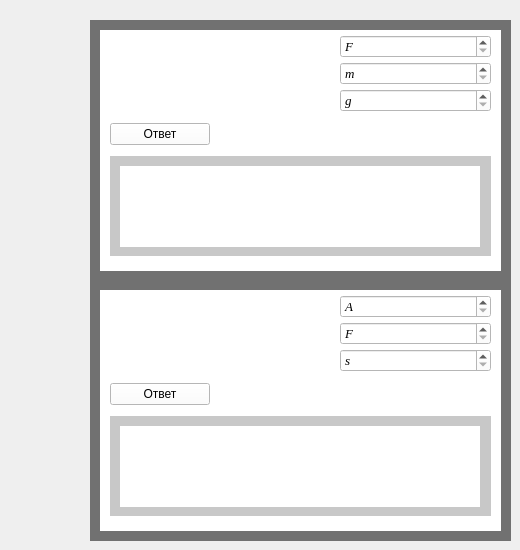
      <widget class="QWidget" name="tab_3">
       <attribute name="title">
        <string>механическая работа</string>
       </attribute>
       <widget class="QWidget" name="widget_21" native="true">
        <property name="geometry">
         <rect>
          <x>90</x>
          <y>20</y>
          <width>421</width>
          <height>261</height>
         </rect>
        </property>
        <property name="styleSheet">
         <string notr="true">background-color: rgb(0, 0, 0);
background-color: rgb(113, 113, 113);</string>
        </property>
        <widget class="QWidget" name="widget_22" native="true">
         <property name="geometry">
          <rect>
           <x>10</x>
           <y>10</y>
           <width>401</width>
           <height>241</height>
          </rect>
         </property>
         <property name="styleSheet">
          <string notr="true">background-color: rgb(255, 255, 255);</string>
         </property>
         <widget class="QWidget" name="verticalLayoutWidget_28">
          <property name="geometry">
           <rect>
            <x>10</x>
            <y>0</y>
            <width>381</width>
            <height>231</height>
           </rect>
          </property>
          <layout class="QVBoxLayout" name="verticalLayout_34">
           <item>
            <layout class="QHBoxLayout" name="horizontalLayout_19">
             <property name="spacing">
              <number>50</number>
             </property>
             <item>
              <widget class="QLabel" name="label_37">
               <property name="minimumSize">
                <size>
                 <width>180</width>
                 <height>0</height>
                </size>
               </property>
               <property name="styleSheet">
                <string notr="true">background-color: rgb(255, 255, 255);</string>
               </property>
               <property name="text">
                <string/>
               </property>
               <property name="pixmap">
                <pixmap>D:/Downloads/Снимок экрана (15).png</pixmap>
               </property>
              </widget>
             </item>
             <item>
              <layout class="QVBoxLayout" name="verticalLayout_13">
               <property name="spacing">
                <number>4</number>
               </property>
               <item>
                <widget class="QSpinBox" name="spinBox_35">
                 <property name="font">
                  <font>
                   <family>Times New Roman</family>
                   <pointsize>10</pointsize>
                   <italic>true</italic>
                  </font>
                 </property>
                 <property name="specialValueText">
                  <string>F</string>
                 </property>
                 <property name="maximum">
                  <number>1000000000</number>
                 </property>
                </widget>
               </item>
               <item>
                <widget class="QSpinBox" name="spinBox_33">
                 <property name="font">
                  <font>
                   <family>Times New Roman</family>
                   <pointsize>10</pointsize>
                   <italic>true</italic>
                  </font>
                 </property>
                 <property name="specialValueText">
                  <string>m</string>
                 </property>
                 <property name="maximum">
                  <number>1000000000</number>
                 </property>
                </widget>
               </item>
               <item>
                <widget class="QSpinBox" name="spinBox_34">
                 <property name="font">
                  <font>
                   <family>Times New Roman</family>
                   <pointsize>10</pointsize>
                   <italic>true</italic>
                  </font>
                 </property>
                 <property name="specialValueText">
                  <string>g</string>
                 </property>
                 <property name="maximum">
                  <number>1000000000</number>
                 </property>
                </widget>
               </item>
              </layout>
             </item>
            </layout>
           </item>
           <item>
            <widget class="QPushButton" name="pushButton_6">
             <property name="minimumSize">
              <size>
               <width>100</width>
               <height>0</height>
              </size>
             </property>
             <property name="maximumSize">
              <size>
               <width>100</width>
               <height>16777215</height>
              </size>
             </property>
             <property name="text">
              <string>Ответ</string>
             </property>
            </widget>
           </item>
           <item>
            <widget class="QWidget" name="widget_67" native="true">
             <property name="minimumSize">
              <size>
               <width>0</width>
               <height>100</height>
              </size>
             </property>
             <property name="maximumSize">
              <size>
               <width>400</width>
               <height>100</height>
              </size>
             </property>
             <property name="styleSheet">
              <string notr="true">background-color: rgb(200, 200, 200);</string>
             </property>
             <widget class="QLabel" name="label_32">
              <property name="geometry">
               <rect>
                <x>10</x>
                <y>10</y>
                <width>360</width>
                <height>81</height>
               </rect>
              </property>
              <property name="minimumSize">
               <size>
                <width>360</width>
                <height>0</height>
               </size>
              </property>
              <property name="maximumSize">
               <size>
                <width>360</width>
                <height>16777215</height>
               </size>
              </property>
              <property name="styleSheet">
               <string notr="true">background-color: rgb(255, 255, 255);</string>
              </property>
              <property name="text">
               <string/>
              </property>
             </widget>
            </widget>
           </item>
          </layout>
         </widget>
        </widget>
       </widget>
       <widget class="QWidget" name="widget_23" native="true">
        <property name="geometry">
         <rect>
          <x>90</x>
          <y>280</y>
          <width>421</width>
          <height>261</height>
         </rect>
        </property>
        <property name="styleSheet">
         <string notr="true">background-color: rgb(0, 0, 0);
background-color: rgb(113, 113, 113);</string>
        </property>
        <widget class="QWidget" name="widget_24" native="true">
         <property name="geometry">
          <rect>
           <x>10</x>
           <y>10</y>
           <width>401</width>
           <height>241</height>
          </rect>
         </property>
         <property name="styleSheet">
          <string notr="true">background-color: rgb(255, 255, 255);</string>
         </property>
         <widget class="QWidget" name="verticalLayoutWidget_29">
          <property name="geometry">
           <rect>
            <x>10</x>
            <y>0</y>
            <width>381</width>
            <height>231</height>
           </rect>
          </property>
          <layout class="QVBoxLayout" name="verticalLayout_35">
           <item>
            <layout class="QHBoxLayout" name="horizontalLayout_20">
             <property name="spacing">
              <number>50</number>
             </property>
             <item>
              <widget class="QLabel" name="label_39">
               <property name="minimumSize">
                <size>
                 <width>180</width>
                 <height>0</height>
                </size>
               </property>
               <property name="styleSheet">
                <string notr="true">background-color: rgb(255, 255, 255);</string>
               </property>
               <property name="text">
                <string/>
               </property>
               <property name="pixmap">
                <pixmap>D:/Downloads/Снимок экрана (17).png</pixmap>
               </property>
              </widget>
             </item>
             <item>
              <layout class="QVBoxLayout" name="verticalLayout_36">
               <property name="spacing">
                <number>4</number>
               </property>
               <item>
                <widget class="QSpinBox" name="spinBox_37">
                 <property name="font">
                  <font>
                   <family>Times New Roman</family>
                   <pointsize>10</pointsize>
                   <italic>true</italic>
                  </font>
                 </property>
                 <property name="specialValueText">
                  <string>A</string>
                 </property>
                 <property name="maximum">
                  <number>1000000000</number>
                 </property>
                </widget>
               </item>
               <item>
                <widget class="QSpinBox" name="spinBox_39">
                 <property name="font">
                  <font>
                   <family>Times New Roman</family>
                   <pointsize>10</pointsize>
                   <italic>true</italic>
                  </font>
                 </property>
                 <property name="specialValueText">
                  <string>F</string>
                 </property>
                 <property name="maximum">
                  <number>1000000000</number>
                 </property>
                </widget>
               </item>
               <item>
                <widget class="QSpinBox" name="spinBox_38">
                 <property name="font">
                  <font>
                   <family>Times New Roman</family>
                   <pointsize>10</pointsize>
                   <italic>true</italic>
                  </font>
                 </property>
                 <property name="specialValueText">
                  <string>s</string>
                 </property>
                 <property name="maximum">
                  <number>1000000000</number>
                 </property>
                </widget>
               </item>
              </layout>
             </item>
            </layout>
           </item>
           <item>
            <widget class="QPushButton" name="pushButton_5">
             <property name="minimumSize">
              <size>
               <width>100</width>
               <height>0</height>
              </size>
             </property>
             <property name="maximumSize">
              <size>
               <width>100</width>
               <height>16777215</height>
              </size>
             </property>
             <property name="text">
              <string>Ответ</string>
             </property>
            </widget>
           </item>
           <item>
            <widget class="QWidget" name="widget_66" native="true">
             <property name="minimumSize">
              <size>
               <width>0</width>
               <height>100</height>
              </size>
             </property>
             <property name="maximumSize">
              <size>
               <width>400</width>
               <height>100</height>
              </size>
             </property>
             <property name="styleSheet">
              <string notr="true">background-color: rgb(200, 200, 200);</string>
             </property>
             <widget class="QLabel" name="label_31">
              <property name="geometry">
               <rect>
                <x>10</x>
                <y>10</y>
                <width>360</width>
                <height>81</height>
               </rect>
              </property>
              <property name="minimumSize">
               <size>
                <width>360</width>
                <height>0</height>
               </size>
              </property>
              <property name="maximumSize">
               <size>
                <width>360</width>
                <height>16777215</height>
               </size>
              </property>
              <property name="styleSheet">
               <string notr="true">background-color: rgb(255, 255, 255);</string>
              </property>
              <property name="text">
               <string/>
              </property>
             </widget>
            </widget>
           </item>
          </layout>
         </widget>
        </widget>
       </widget>
      </widget>
